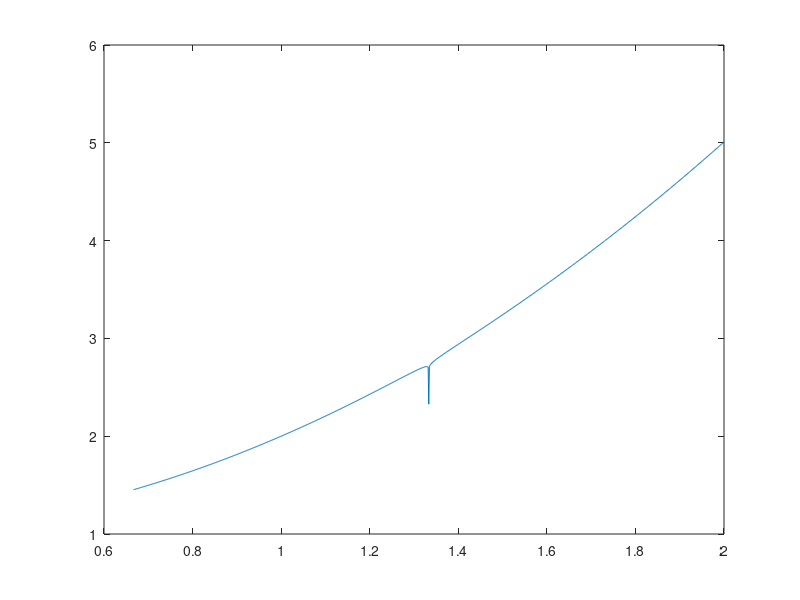

Source code (MATLAB):
format long;
x=linspace(2/3,2,1001);
y= [];

for i = 1:1001
    y(i) = log(abs(3*(1-x(i))+1))/80 + x(i)^2 +1;
end

plot(x,y);
p = 4/3;
disp p;
disp (abs(3*(1-p)+1))